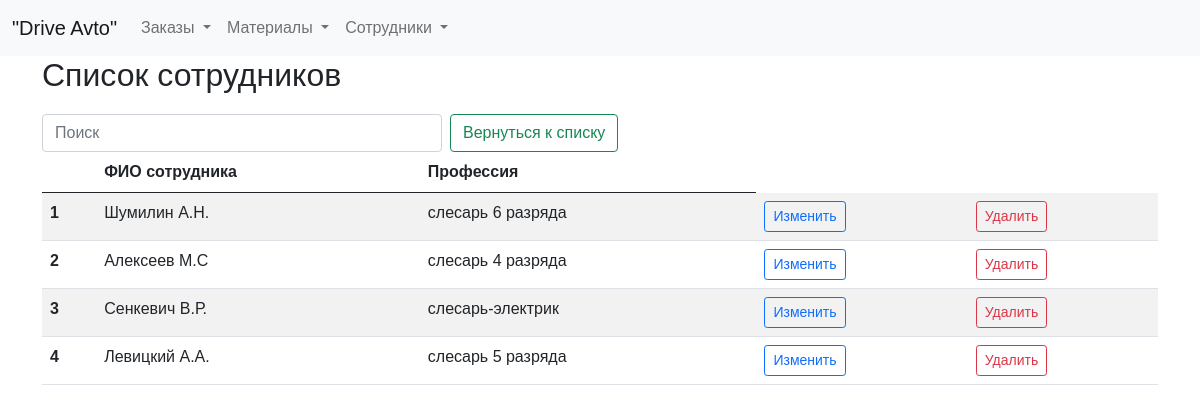
The page /employees on the database its author committed.
### tables this page shows
CREATE TABLE employees (
id integer PRIMARY KEY AUTOINCREMENT,
name text NOT NULL,
profession text NOT NULL
);

### fcompany.py (the view)
@app.route("/employees")
def showEmployees():
    return render_template("employees.html", title="Сотрудники", employees=dbase.getEmployees())

### FDataBase.py (called while the page is built)
    def getEmployees(self):
        sql = '''SELECT * FROM employees'''
        try:
            self.__cur.execute(sql)
            res = self.__cur.fetchall()
            employees_list = [dict(row) for row in res]
            if employees_list: return employees_list
        except:
            print("Ошибка чтения из БД")
        return []

### fcompany.py (called while the page is built)
def connect_db():  # общая функция для установления соединения с БД
    conn = sqlite3.connect(app.config['DATABASE'])
    conn.row_factory = sqlite3.Row  # записи будут представлены не в виде кортежей, а в виде словаря (для исп в шаблонах)
    return conn

def get_db():
    if not hasattr(g, 'link_db'):
        g.link_db = connect_db()
    return g.link_db

@app.before_request
def before_request():
    global dbase
    db = get_db()
    dbase = FDataBase(db)

### templates/employees.html (shortened to what this page needs)
{% extends 'base.html' %}
{% block content %}
<h2>Список сотрудников</h2>
<form class="d-flex" role="search">
  <input class="form-control me-2 narrow-search" type="search" id="searchInput" placeholder="Поиск" aria-label="Search">
  <button class="btn btn-outline-success narrow-button" type="submit">Вернуться к списку</button>
</form>
<table id="myTable" class="table table-striped">
  <thead>
    <tr>
      <th scope="col"></th>
      <th scope="col">ФИО сотрудника</th>
      <th scope="col">Профессия</th>
    </tr>
  </thead>
  <tbody>
    {% for row in employees %}
    <tr>
      <th scope="row">{{ loop.index }}</th>
      <td>{{ row.name }}</td>
      <td>{{ row.profession }}</td>
      <td>
          <a href="/edit_entry_employees/{{ row.id }}" class="btn btn-outline-primary btn-sm">Изменить</a>
      </td>
      <td>
        <form action="/delete_entry_employees/{{ row.id }}" method="post">
            <button type="submit" class="btn btn-outline-danger btn-sm">Удалить</button>
        </form>
      </td>
    </tr>
    {% endfor %}
  </tbody>
</table>
{% endblock %}

### static/css/styles.css (style rules this page uses)
.narrow-button { max-width: 250px; white-space: nowrap; font-size: 16px; }
.narrow-search { max-width: 400px; }
html, body { font-family: 'Arial'; margin: 0; padding: 0; height: 100%; width: 100%; }
a { color: #0059b2; text-decoration: none; }

### rows shown on the page
employees: name "Шумилин А.Н.", profession "слесарь 6 разряда"
employees: name "Алексеев М.С", profession "слесарь 4 разряда"
employees: name "Сенкевич В.Р.", profession "слесарь-электрик"
employees: name "Левицкий А.А.", profession "слесарь 5 разряда"
